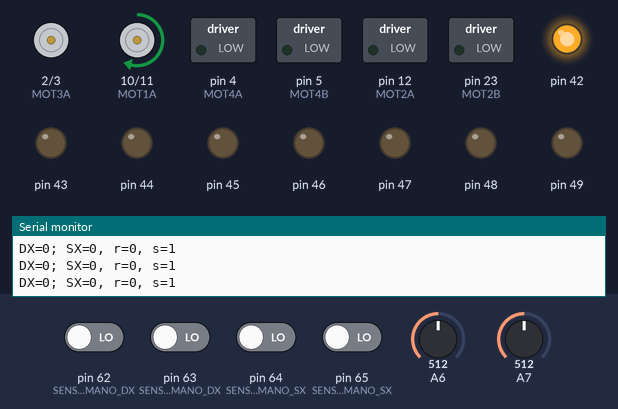
A sketch run on a simulated Arduino Mega 2560, built with avr-gcc and run on an emulated ATmega2560. Parts: motor-driver pin pairs drawn as motors (green arrow = first pin HIGH = forward, orange = second pin HIGH = backward, longer = more drive), switched loads named in the sketch (green lamp = pin HIGH), output pins drawn as LEDs (lit = HIGH), the last lines printed to the serial monitor. The test bench sets the inputs (shaded band); at power-on: pin 62 (SENSORE_A_MANO_DX), pin 63 (SENSORE_B_MANO_DX), pin 64 (SENSORE_A_MANO_SX), pin 65 (SENSORE_B_MANO_SX) LOW, A6 = 512, A7 = 512. Storage starts empty.

Above: at 1.2 s.
1.3 s: pin 62 (SENSORE_A_MANO_DX) driven HIGH
At 2.6 s:
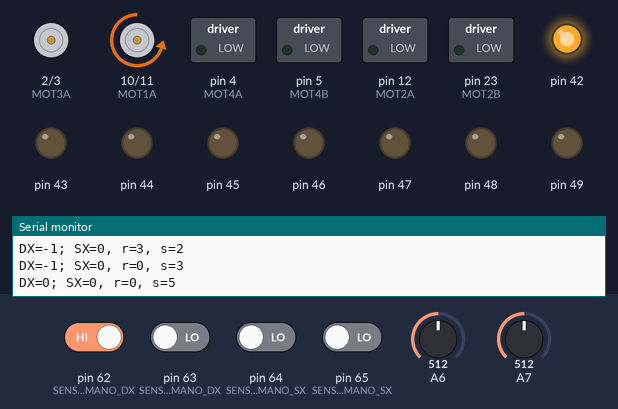
3.0 s: pin 62 (SENSORE_A_MANO_DX) driven LOW
At 3.6 s:
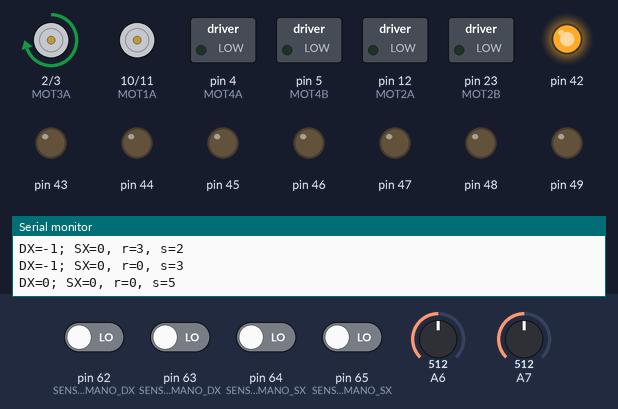
4.5 s: pin 65 (SENSORE_B_MANO_SX) driven HIGH
At 5.7 s:
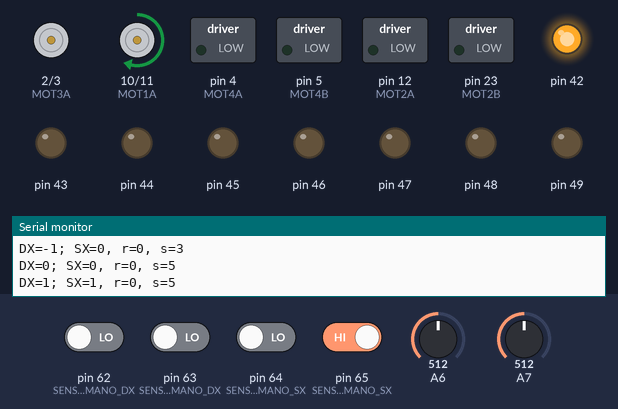
6.0 s: pin 63 (SENSORE_B_MANO_DX) driven HIGH
At 7.1 s:
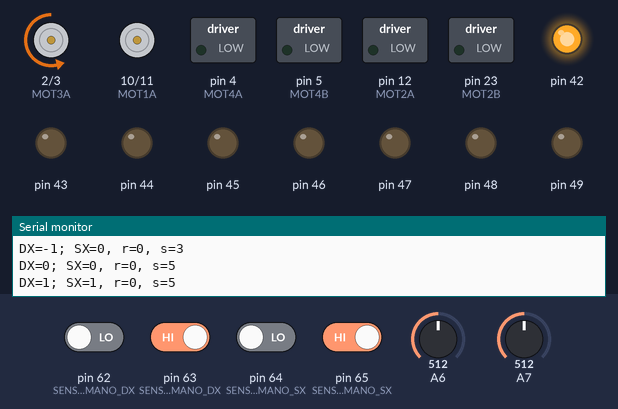
7.5 s: pin 64 (SENSORE_A_MANO_SX) driven HIGH
At 8.2 s:
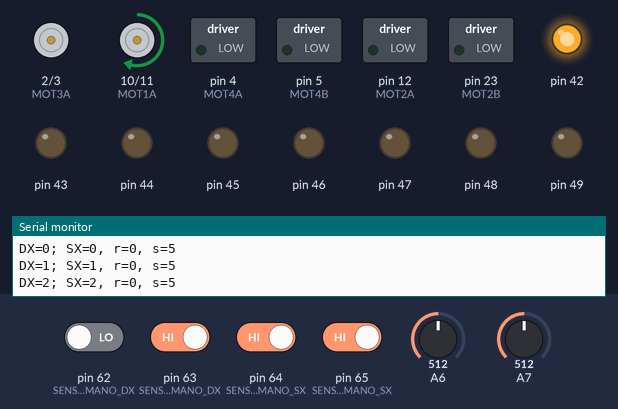
9.0 s: pin 63 (SENSORE_B_MANO_DX) driven LOW
At 10.5 s:
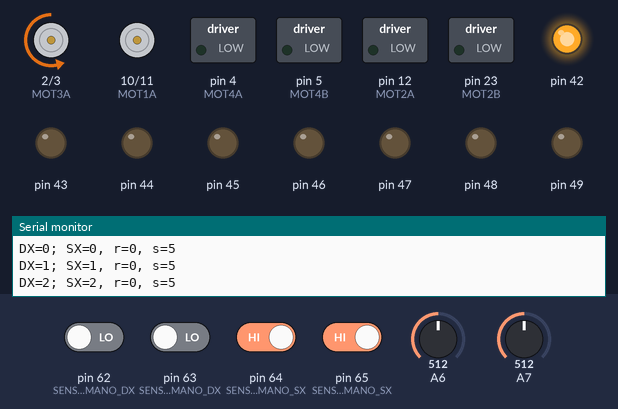
Timing chart, 0 to 11.5 s (numbered marks = the images above; inputs shaded):
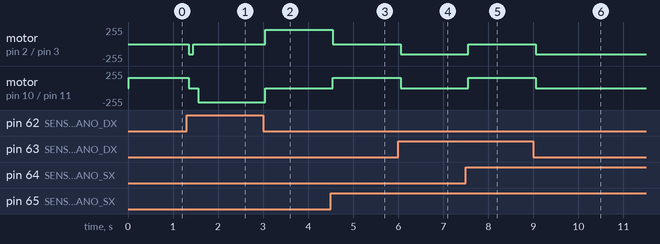

Measured:
- after the input at 1.3 s, motor on pin 2 (MOT3A) / pin 3 (MOT3B): stopped → backward 152/255 after 0.05 s, → stopped 0.10 s later; motor on pin 10 (MOT1A) / pin 11 (MOT1B): forward 152/255 → stopped after 0.05 s, → backward 214/255 0.20 s later
- after the input at 3.0 s, motor on pin 2 (MOT3A) / pin 3 (MOT3B): stopped → forward 214/255 after 0.05 s; motor on pin 10 (MOT1A) / pin 11 (MOT1B): backward 214/255 → stopped after 0.05 s
- after the input at 4.5 s, motor on pin 2 (MOT3A) / pin 3 (MOT3B): forward 214/255 → stopped after 0.05 s; motor on pin 10 (MOT1A) / pin 11 (MOT1B): stopped → forward 152/255 after 0.05 s
- after the input at 6.0 s, motor on pin 2 (MOT3A) / pin 3 (MOT3B): stopped → backward 152/255 after 0.05 s; motor on pin 10 (MOT1A) / pin 11 (MOT1B): forward 152/255 → stopped after 0.05 s
- after the input at 7.5 s, motor on pin 2 (MOT3A) / pin 3 (MOT3B): backward 152/255 → stopped after 0.05 s; motor on pin 10 (MOT1A) / pin 11 (MOT1B): stopped → forward 152/255 after 0.05 s
- after the input at 9.0 s, motor on pin 2 (MOT3A) / pin 3 (MOT3B): stopped → backward 152/255 after 0.05 s; motor on pin 10 (MOT1A) / pin 11 (MOT1B): forward 152/255 → stopped after 0.05 s

The sketch:

collaudo_05_p1000.ino
```cpp
/*
  Collaudo del Robot P1000.

  Questo programma serve a collaudare tutte le funzionalità
  del robot P1000, una alla volta:

  * collaudo della SD-Card e DAC (sdcard.ino)
  * collaudo motori
  * collaudo sensori angolari dei polsi
  * collaudo encoder apertura delle mani
  * all'accensione la mano DX, poi apre la mano SX
  * gestione dei sensori degli encoder a interrupt
    con https://github.com/NicoHood/PinChangeInterrupt v1.2.9

  https://youtube.com/live/fq-8lViOZlg

  Bologna, 15 luglio 2024
*/

#include "defs.h"

enum STATI_MACCHINA {
  ST_RESET = 0,
  ST_CERCA_APERTURA_MANO_DX,
  ST_MANO_DX_APERTA,
  ST_CERCA_APERTURA_MANO_SX,
  ST_MANO_SX_APERTA,
  ST_APRI_CHIUDI
} stato_macchina;

void setup() {

  // SERIALE DI SERVIZIO PER DEBUG
  Serial.begin(115200);

  while (!Serial) {
    /* wait for serial port to connect. Needed for native USB port only */
    /* do nothing */;
  }

  setup_motori();
  setup_joystick();
  setup_sensori_angolari();
  setup_sensori_presa();

  setup_sdcard();

  //play_something( "audio/track001.raw" );
  //play_something( "audio/track002.raw" );

  stato_macchina = ST_RESET;
}

int regime = 0;

void loop() {
  char s[100];
  int stato;
  unsigned long t;

/*
sprintf(s, "JOY-SX x:%d\ty:%d\tJOY-DX x:%d\ty:%d"
           , getJoystickSxX()
           , getJoystickSxY()
           , getJoystickDxX()
           , getJoystickDxY() );
*/
/*
sprintf(s, "A4:%d,A2:%d,A5:%d,A1:%d,A3:%d,A0:%d"
           , analogRead(A4)
           , analogRead(A2)
           , analogRead(A5)
           , analogRead(A1)
           , analogRead(A3)
           , analogRead(A0) );
*/
  /*
sprintf(s, "SENS-SX:%d  SENS-DX:%d "
           , getRotazionePolsoSX()
           , getRotazionePolsoDX() );
*/
  /*
sprintf(s, "A8:%d,A9:%d,A10:%d,A11:%d"
           , digitalRead(A8)
           , digitalRead(A9)
           , digitalRead(A10)
           , digitalRead(A11) );
*/

sprintf(s, "DX=%d; SX=%d, r=%d, s=%d"
           , get_corsa_mano_DX()
           , get_corsa_mano_SX()
           , regime, stato_macchina
          );
  Serial.println(s);


  switch (stato_macchina) {

    case ST_RESET:
      setSpeedMotoreDxPresa(500);
      regime = 0;
      stato = get_corsa_mano_DX();
      delay(100);
      stato_macchina = ST_CERCA_APERTURA_MANO_DX;
      break;

    case ST_CERCA_APERTURA_MANO_DX:
      if (regime < 3) {
        if (stato != get_corsa_mano_DX()) {
          //ogni volta che c'è un cambio di stato nell'encoder
          regime++;
          stato = get_corsa_mano_DX();
        }
      } else {
        t = deltaT_encoder_presa_mano_DX();  // si aggiorna ad interrupt
        if (t > DELTA_T_BUCO_ENCODER) {
          // la mano DX ora è aperta
          setSpeedMotoreDxPresa(0);
          stato_macchina = ST_MANO_DX_APERTA;
        }
      }
      break;

    case ST_MANO_DX_APERTA:
      setSpeedMotoreSxPresa(-500);
      regime = 0;
      stato = get_corsa_mano_SX();
      delay(100);
      stato_macchina = ST_CERCA_APERTURA_MANO_SX;
      break;

    case ST_CERCA_APERTURA_MANO_SX:
      if (regime < 3) {
        if (stato != get_corsa_mano_SX()) {
          //ogni volta che c'è un cambio di stato nell'encoder
          regime++;
          stato = get_corsa_mano_SX();
        }
      } else {
        t = deltaT_encoder_presa_mano_SX();  // si aggiorna ad interrupt
        if (t > DELTA_T_BUCO_ENCODER) {
          // la mano SX ora è aperta
          setSpeedMotoreSxPresa(0);
          stato_macchina = ST_MANO_SX_APERTA;
        }
      }

    case ST_MANO_SX_APERTA:
      /* do something more */
      setSpeedMotoreDxPresa(0);
      setSpeedMotoreSxPresa(0);
      delay(100);
      azzera_corsa_mano_DX();
      azzera_corsa_mano_SX();
      stato_macchina = ST_APRI_CHIUDI;
      break;

    case ST_APRI_CHIUDI:
      if (joystickDxPressed()) {
        // apri e chiudi mano DX
        if (get_corsa_mano_DX() <= 0) {
          // la mano è aperta
          // la chiudiamo per afferrare il cubo
          setSpeedMotoreDxPresa(FORZA_CHIUSURA_MANO_DX);
          while (get_corsa_mano_DX() <= 0) /* wait */;
          do {
            t = deltaT_encoder_presa_mano_DX();  // si aggiorna ad interrupt
          } while (t < DELTA_T_BUCO_ENCODER);
          // la mano ha afferrato qualcosa (o è arrivata al buco)
          setSpeedMotoreDxPresa(0);
        }
        else {
          // la mano sta afferrrando il cubo
          // la apriamo per mollare il cubo
          stato = get_corsa_mano_DX();
          setSpeedMotoreDxPresa(FORZA_APERTURA_MANO_DX);
          while (get_corsa_mano_DX() == stato) /* wait */;
          do {
            t = deltaT_encoder_presa_mano_DX();  // si aggiorna ad interrupt
          } while (t < DELTA_T_BUCO_ENCODER);
          // la mano ha afferrato qualcosa (o è arrivata al buco)
          setSpeedMotoreDxPresa(0);
        }
      }

      if (joystickSxPressed()) {
        // apri e chiudi mano SX
        if (get_corsa_mano_SX() <= 0) {
          // la mano è aperta
          // la chiudiamo per afferrare il cubo
          setSpeedMotoreSxPresa(FORZA_CHIUSURA_MANO_SX);
          while (get_corsa_mano_SX() <= 0) /* wait */;
          do {
            t = deltaT_encoder_presa_mano_SX();  // si aggiorna ad interrupt
          } while (t < DELTA_T_BUCO_ENCODER);
          // la mano ha afferrato qualcosa (o è arrivata al buco)
          setSpeedMotoreSxPresa(0);
        }
        else {
          // la mano sta afferrrando il cubo
          // la apriamo per mollare il cubo
          stato = get_corsa_mano_SX();
          setSpeedMotoreSxPresa(FORZA_APERTURA_MANO_SX);
          while (get_corsa_mano_SX() == stato) /* wait */;
          do {
            t = deltaT_encoder_presa_mano_SX();  // si aggiorna ad interrupt
          } while (t < DELTA_T_BUCO_ENCODER);
          // la mano ha afferrato qualcosa (o è arrivata al buco)
          setSpeedMotoreSxPresa(0);
        }
      }
      break;

    default:
      /*
      if (getJoystickDxX() > 500) {
        ruotaManoDx(DITO_CENTRALE_LONTANO);
      } else if (getJoystickDxX() < -500) {
        ruotaManoDx(DITO_CENTRALE_VICINO);
      } else if (getJoystickDxY() > 500) {
        ruotaManoDx(DITO_CENTRALE_ALTO);
      } else if (getJoystickDxY() < -500) {
        ruotaManoDx(DITO_CENTRALE_BASSO);
      }

      if (getJoystickSxX() < -500) {
        ruotaManoSx(DITO_CENTRALE_LONTANO);
      } else if (getJoystickSxX() > 500) {
        ruotaManoSx(DITO_CENTRALE_VICINO);
      } else if (getJoystickSxY() > 500) {
        ruotaManoSx(DITO_CENTRALE_ALTO);
      } else if (getJoystickSxY() < -500) {
        ruotaManoSx(DITO_CENTRALE_BASSO);
      }
      */
      break;
  }
}
```

defs.h
```cpp
/* sensori angolari */

#define SOGLIA_DI_LUCE_FINESTRELLA_H  150
#define SOGLIA_DI_LUCE_FINESTRELLA_L   50

#define DELTA_T_BUCO_ENCODER           50L /* millisecondi */
#define MAX_CONTEGGIO_ENCODER          64  /* 20 denti = 20x4=80 */

#define SENSORE_1_MANO_DX           A1
#define SENSORE_2_MANO_DX           A3
#define SENSORE_3_MANO_DX           A0

#define SENSORE_1_MANO_SX           A4
#define SENSORE_2_MANO_SX           A2
#define SENSORE_3_MANO_SX           A5

#define SENSORE_A_MANO_DX           62  //A8
#define SENSORE_B_MANO_DX           63  //A9

#define SENSORE_A_MANO_SX           64  //A10
#define SENSORE_B_MANO_SX           65  //A11

#define DITO_CENTRALE_LONTANO        3
#define DITO_CENTRALE_VICINO         6
#define DITO_CENTRALE_BASSO          2
#define DITO_CENTRALE_ALTO           7

/* MOTORI MANO DX */
#define MOT1A 10
#define MOT1B 11
#define MOT2A 12
#define MOT2B 23    // in origine era 13

/* MOTORI MANO SX */
#define MOT3A 2
#define MOT3B 3
#define MOT4A 4
#define MOT4B 5

#define FORZA_APERTURA_MANO_DX   500
#define FORZA_CHIUSURA_MANO_DX   -800
#define FORZA_APERTURA_MANO_SX   -500
#define FORZA_CHIUSURA_MANO_SX   800
```

joystick.ino
```cpp
/*
 * Gestione dei due Joystick analogici collegati su :
 *    Joystick di Sinistra              Joystick di destra
 *    VRx  A13 66=sx;1023=dx            VRx   A14 1023=sx;61=dx
 *    VRy  A12 66=av;1023=dietro        VRy   A15 1023=av;61=indietro
 *    Sw   A6  0=OFF; 1023=ON           Sw    A7  0=OFF; 1023=ON
 *
 */

void setup_joystick() {
  /* do nothing */
}

int getJoystickSxX() {
  return constrain(map( analogRead(A13), 66, 1023, -1000, 1000) , -1000, 1000);
}

int getJoystickSxY() {
  return constrain(map( analogRead(A12), 1023, 66, -1000, 1000) , -1000, 1000);
}

int getJoystickDxX() {
  return constrain(map( analogRead(A14), 1023, 61, -1000, 1000) , -1000, 1000);
}

int getJoystickDxY() {
  return constrain(map( analogRead(A15), 61, 1023, -1000, 1000) , -1000, 1000);
}

bool joystickSxPressed() {
  return (analogRead( A6 ) > 500);
}

bool joystickDxPressed() {
  return (analogRead( A7 ) > 500);
}
```

motori.ino
```cpp
/*
 * I motori del robot P1000 sono i seguenti:
 *
 *  * MOT1 ( mano DX 1 ) 10-11
 *  * MOT2 ( mano DX 2 ) 12-23(in origine era 13)
 *  * MOT3 ( mano SX 1 )  2-3
 *  * MOT4 ( mano SX 2 )  4-5
 *
 */

#include "defs.h"

int angolo_mano_dx, angolo_mano_sx;

void setup_motori() {

  Serial.println("Setup motori");
  analogWrite( MOT1A, 0 ); //pinMode ( MOT1A, OUTPUT ); digitalWrite( MOT1A, LOW );
  analogWrite( MOT1B, 0 ); //pinMode ( MOT1B, OUTPUT ); digitalWrite( MOT1B, LOW );
  analogWrite( MOT2A, 0 );//pinMode ( MOT2A, OUTPUT ); digitalWrite( MOT2A, LOW );
  pinMode ( MOT2B, OUTPUT ); digitalWrite( MOT2B, LOW );
  analogWrite( MOT3A, 0 ); //pinMode ( MOT3A, OUTPUT ); digitalWrite( MOT3A, LOW );
  analogWrite( MOT3B, 0 ); //pinMode ( MOT3B, OUTPUT ); digitalWrite( MOT3B, LOW );
  analogWrite( MOT4A, 0 ); //pinMode ( MOT4A, OUTPUT ); digitalWrite( MOT4A, LOW );
  analogWrite( MOT4B, 0 ); //pinMode ( MOT4B, OUTPUT ); digitalWrite( MOT4B, LOW );

  angolo_mano_dx = 0;
  angolo_mano_sx = 0;

}

/* il range di velocità va da -1000 a +1000 */
void setSpeedMotoreDxPresa( int speed1000 ) {

  if (speed1000 > 50) {
    analogWrite( MOT1A, map(speed1000, 0, 1000, 50, 255));
    analogWrite( MOT1B, 0 );
  }
  else if (speed1000 < -50) {
    analogWrite( MOT1A, 0 );
    analogWrite( MOT1B, map(speed1000, 0, -1000, 50, 255));
  }
  else {
    analogWrite( MOT1A, 0 );
    analogWrite( MOT1B, 0 );
  }
}

/* il range di velocità va da -1000 a +1000          */
/* valori positivi devono far girare                 */
/* la faccia del cubo in senso orario                */
void setSpeedMotoreDxRotazione( int speed1000 ) {
  // commentare la definizione sbagliata

  //const int m1=MOT2A, m2=MOT2B;
  const int m1=MOT2B, m2=MOT2A;

  if (speed1000 > 50) {
    digitalWrite( m1, 1 ); /* analogWrite( m1, map... ); su pin 23 non c'è PWM */
    analogWrite( m2, 255 - map(speed1000, 0, 1000, 50, 255) );
  }
  else if (speed1000 < -50) {
    digitalWrite( m1, 0 ); /* analogWrite( m1, 0 );   su pin 23 non c'è PWM */
    analogWrite( m2, map(speed1000, 0, -1000, 50, 255) );
  }
  else {
    digitalWrite( m1, 0 ); /* analogWrite( m2, 0 );  su pin 23 non c'è PWM */
    analogWrite( m2, 0 );
  }
}

/* il range di velocità va da -1000 a +1000 */
void setSpeedMotoreSxPresa( int speed1000 ) {

  if (speed1000 > 50) {
    analogWrite( MOT3A, map(speed1000, 0, 1000, 50, 255));
    analogWrite( MOT3B, 0 );
  }
  else if (speed1000 < -50) {
    analogWrite( MOT3A, 0 );
    analogWrite( MOT3B, map(speed1000, 0, -1000, 50, 255));
  }
  else {
    analogWrite( MOT3A, 0 );
    analogWrite( MOT3B, 0 );
  }
}

/* il range di velocità va da -1000 a +1000          */
/* valori positivi devono far girare                 */
/* la faccia del cubo in senso orario                */
void setSpeedMotoreSxRotazione( int speed1000 ) {
  // commentare la definizione sbagliata

  //const int m1=MOT4A, m2=MOT4B;
  const int m1=MOT4B, m2=MOT4A;

  if (speed1000 > 50) {
    analogWrite( m1, map(speed1000, 0, 1000, 50, 255));
    analogWrite( m2, 0 );
  }
  else if (speed1000 < -50) {
    analogWrite( m1, 0 );
    analogWrite( m2, map(speed1000, 0, -1000, 50, 255));
  }
  else {
    analogWrite( m1, 0 );
    analogWrite( m2, 0 );
  }
}

void ruotaManoDx(int destinazione) {
  int speed;
  unsigned long t0, t1;

  if (angolo_mano_dx != destinazione) {

    if ((angolo_mano_dx == DITO_CENTRALE_ALTO) && (destinazione == DITO_CENTRALE_VICINO)) {
      speed = -500;
    } else
    if ((angolo_mano_dx == DITO_CENTRALE_LONTANO) && (destinazione == DITO_CENTRALE_ALTO)) {
      speed = -500;
    } else
    if ((angolo_mano_dx == DITO_CENTRALE_BASSO) && (destinazione == DITO_CENTRALE_LONTANO)) {
      speed = -500;
    } else
    if ((angolo_mano_dx == DITO_CENTRALE_VICINO) && (destinazione == DITO_CENTRALE_BASSO)) {
      speed = -500;
    } else {
      speed = 500;
    }
    setSpeedMotoreDxRotazione( speed );

    while (getRotazionePolsoDX() != 0) /* do nothing */;
    delay(50);

    while (getRotazionePolsoDX() != destinazione) /* do nothing */;
    t0 = millis();
    setSpeedMotoreDxRotazione( 0 );
    delay(100);

    while (getRotazionePolsoDX() != destinazione) {
      t1 = millis();
      setSpeedMotoreDxRotazione(
        constrain(
          map(t1 - t0, 0, 1000, 0, -speed/3)
          ,-500 ,500)
      );
    }
    setSpeedMotoreDxRotazione( 0 );

    angolo_mano_dx = destinazione;
  }
}

void ruotaManoSx(int destinazione) {
  int speed;
  unsigned long t0, t1;

  if (angolo_mano_sx != destinazione) {

    if ((angolo_mano_sx == DITO_CENTRALE_ALTO) && (destinazione == DITO_CENTRALE_LONTANO)) {
      speed = -500;
    } else
    if ((angolo_mano_sx == DITO_CENTRALE_LONTANO) && (destinazione == DITO_CENTRALE_BASSO)) {
      speed = -500;
    } else
    if ((angolo_mano_sx == DITO_CENTRALE_BASSO) && (destinazione == DITO_CENTRALE_VICINO)) {
      speed = -500;
    } else
    if ((angolo_mano_sx == DITO_CENTRALE_VICINO) && (destinazione == DITO_CENTRALE_ALTO)) {
      speed = -500;
    } else {
      speed = 500;
    }
    setSpeedMotoreSxRotazione( speed );

    while (getRotazionePolsoSX() != 0) /* do nothing */;
    delay(50);

    while (getRotazionePolsoSX() != destinazione) /* do nothing */;
    t0 = millis();
    setSpeedMotoreSxRotazione( 0 );
    delay(100);

    while (getRotazionePolsoSX() != destinazione) {
      t1 = millis();
      setSpeedMotoreSxRotazione(
        constrain(
          map(t1 - t0, 0, 1000, 0, -speed/3)
          ,-500 ,500)
      );
    }
    setSpeedMotoreSxRotazione( 0 );

    angolo_mano_sx = destinazione;
  }
}

void apriManoDx() {
  //setSpeedMotoreDxPresa( getJoystickDxY() );

}
void chiudiManoDx() {
  //setSpeedMotoreDxPresa( getJoystickDxY() );

}

void apriManoSx() {
  //setSpeedMotoreSxPresa( getJoystickSxY() );

}
void chiudiManoSx() {
  //setSpeedMotoreSxPresa( getJoystickSxY() );

}
```

sdcard.ino
```cpp
/*
 * SD-Card collegata tramite SPI ai seguenti pin:
 *   ** MOSI - pin 11 (UNO) / 51 (MEGA)
 *   ** MISO - pin 12 (UNO) / 50 (MEGA)
 *   ** CLK -  pin 13 (UNO) / 52 (MEGA)
 *   ** CS -   pin 10 (UNO) / 53 (MEGA)  [(for MKRZero SD: SDCARD_SS_PIN)]
 *
 *  DAC 8 bit per output audio su       pin     42..49
 *  che corrispondono rispettivamente a PORTL (MSb..LSb)
 *
 *  Temporizzato da TIMER 5 che produce un interrupt ogni 125uS
 *  che corrisponde a una frequenza di 8kHz
 *
 * Appunti:
 * ** https://www.arduino.cc/en/Hacking/PinMapping2560
 * ** https://www.arduino.cc/en/reference/SPI
 * ** https://www.arduino.cc/en/reference/SD
 *
 * Bologna, 09 febbraio 2023
 */
#include <SPI.h>
#include <SD.h>

#define  CSPIN                53    /* per Arduino Mega il default è 53 */

#define SIZE_CIRCULAR_BUFFER 64
#define MASK_CIRCULAR_BUFFER 0x3F

volatile unsigned char circular_buffer[ SIZE_CIRCULAR_BUFFER ];
volatile unsigned char circular_buffer_head, circular_buffer_tail, circular_buffer_len;

void play_something(char * nomefile);


void setup_sdcard() {

  Serial.println("Initializing SD card...");

  // see if the card is present and can be initialized:
  if (!SD.begin(CSPIN)) {
    Serial.println("Card failed, or not present");
    while ( true );
  }

  Serial.println("SD-Card initialized.");

  /* inizializzazione buffer circolare */
  circular_buffer_head = 0;
  circular_buffer_tail = 0;
  circular_buffer_len  = 0;

  /* impostazione Timer 5 (originariamente Timer 3) per dare
   * un interrupt a 8ksps : ogni 125 uSec
   * Quarzo = 16MHz; 62,5 nSec ---> 2000 impulsi ogni 125 uSec
   */
  cli();
  TCCR5A = 0x00;
  // prescaler
  TCCR5B = 0x01;    /* modalità Clear Timer on Compare Match e senza prescaler */
  // conteggio da raggiungere
  OCR5A = (2000 - 1);
  // attivo CTC Mode
  TCCR5B |= 0x08;
  // abilita interrupt on match counter
  TIMSK5 = 0x02;
  sei();

  /* PORT-L PINS per DAC */
  pinMode(42, OUTPUT); /* PORT - L7 - Most Significant bit */
  pinMode(43, OUTPUT);
  pinMode(44, OUTPUT);
  pinMode(45, OUTPUT);
  pinMode(46, OUTPUT);
  pinMode(47, OUTPUT);
  pinMode(48, OUTPUT);
  pinMode(49, OUTPUT); /* PORT - L0 - Least Significant bit*/
  PORTL = 128;

}


void play_something( const char * nomefile )
{
  // Apre il file su SD-Card di nome "nomefile"
  // e lo suona su PORT-L (DAC 8 bit)

  File dataFile = SD.open( nomefile );

  int c;

  if (dataFile) {
    // se il file esiste ed è riuscito ad aprirlo

    while (dataFile.available()) {

      while (circular_buffer_len >= (SIZE_CIRCULAR_BUFFER - 1)) /* do nothing */;

      c = dataFile.read();

      // Debug: Serial.println( c );

      circular_buffer[ circular_buffer_head ] = c;
      circular_buffer_head = (circular_buffer_head + 1) & MASK_CIRCULAR_BUFFER;
      circular_buffer_len ++;

    }

    // chiude il file quando ha finito di leggerlo
    dataFile.close();
  }
  else {

    // se non riesce ad aprire il file "nomefile"
    Serial.print("error opening : ");
    Serial.println( nomefile );

  }
}

/* TIMER 5 COMPARE MATCH INTERRUPT */
ISR(TIMER5_COMPA_vect) {

   if (circular_buffer_len > 0)
   {
      PORTL = circular_buffer[ circular_buffer_tail ];

      circular_buffer_tail = (circular_buffer_tail + 1) & MASK_CIRCULAR_BUFFER;
      circular_buffer_len --;
   }

}
```

Source omitted: sensori_angolari.ino (1550 bytes), sensori_presa.ino (3292 bytes)
